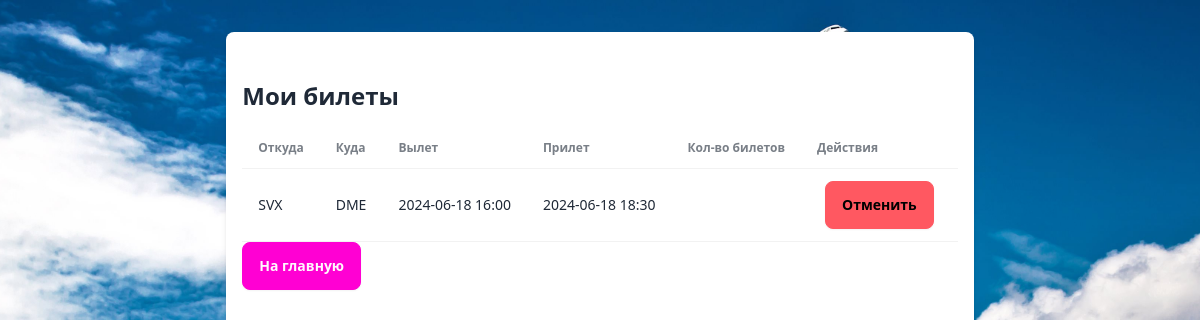
/bookings (signed in), run on an earlier commit of the app's database.
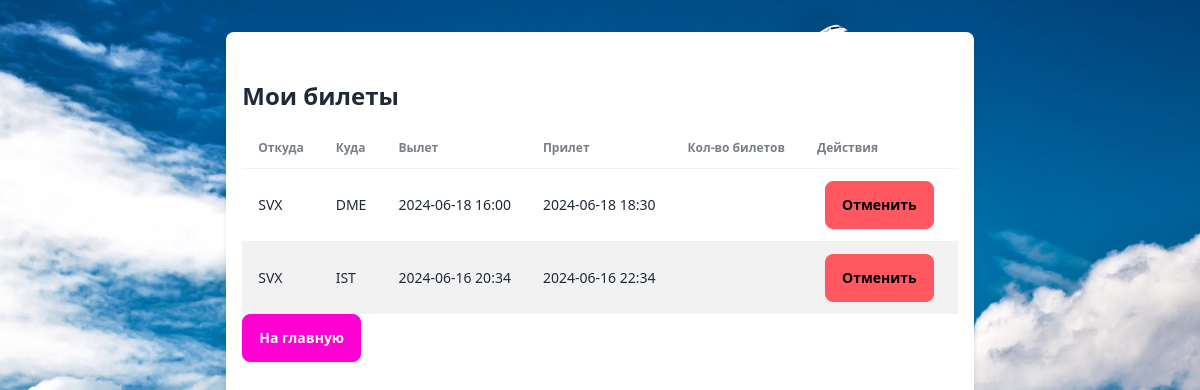
And on a later commit of the database.
### tables this page shows
CREATE TABLE booking (
    id INTEGER PRIMARY KEY AUTOINCREMENT,
    user_id INTEGER,
    flight_id INTEGER,
    booking_status INTEGER,
    tickets_count INTEGER,
    CONSTRAINT flight_fk FOREIGN KEY (flight_id)  REFERENCES flights (id),
    CONSTRAINT user_fk FOREIGN KEY (user_id)  REFERENCES users (id)
);

CREATE TABLE flights (
    id INTEGER PRIMARY KEY AUTOINCREMENT,
    from_airport TEXT,
    to_airport TEXT,
    departure DATETIME,
    arrival DATETIME,
    available_tickets INTEGER,
    CONSTRAINT from_airport_fk FOREIGN KEY (from_airport)  REFERENCES airports (code),
    CONSTRAINT to_airport_fk FOREIGN KEY (to_airport)  REFERENCES airports (code)
);

### server.py (the view)
@app.route('/bookings', methods=['GET'])
def view_bookings():
    username = request.cookies.get('username')
    if not username:
        return redirect(url_for('login'))
    db = get_db()
    user_id = get_user_id(db, username)
    if not user_id:
        return redirect(url_for('login'))
    cursor = db.execute("""
    SELECT f.from_airport, f.to_airport, f.departure, f.arrival, b.tickets_count, b.id
    FROM booking b
    JOIN flights f ON b.flight_id = f.id
    WHERE b.user_id = ? AND b.booking_status = 1
    """, (user_id,))
    bookings = cursor.fetchall()
    return render_template('bookings.html', bookings=bookings)

### server.py (called while the page is built)
def get_db():
    db = getattr(g, '_database', None)
    if db is None:
        db = g._database = sqlite3.connect(DATABASE)
    return db

@app.teardown_appcontext
def close_connection(exception):
    db = getattr(g, '_database', None)
    if db is not None:
        db.close()

def get_user_id(db, username):
    cursor = db.execute("SELECT id FROM users WHERE username = ?", (username,))
    result = cursor.fetchone()
    return result[0] if result else None # проверка на None

### templates/bookings.html (shortened to what this page needs)
{% extends 'base.html' %}
{% block content %}
<div class="container mx-auto mt-8">
    <h1 class="text-2xl font-bold mb-4">Мои билеты</h1>
    {% if bookings %}
    <div class="overflow-x-auto">
        <table class="table table-zebra w-full">
            <thead>
                <tr>
                    <th>Откуда</th>
                    <th>Куда</th>
                    <th>Вылет</th>
                    <th>Прилет</th>
                    <th>Кол-во билетов</th>
                    <th>Действия</th>
                </tr>
            </thead>
            <tbody>
                {% for booking in bookings %}
                <tr>
                    <td>{{ booking[0] }}</td>
                    <td>{{ booking[1] }}</td>
                    <td>{{ booking[2] }}</td>
                    <td>{{ booking[3] }}</td>
                    <td>{{ booking[4] }}</td>
                    <td>
                        <form action="{{ url_for('cancel_booking') }}" method="post" style="display:inline;">
                            <button type="submit" class="btn btn-error btn-secondary mx-2">Отменить</button>
                        </form>
                    </td>
                </tr>
                {% endfor %}
            </tbody>
        </table>
        <a href="{{ url_for('index') }}" class="btn btn-secondary mb-4">На главную</a>
    </div>
    {% else %}
    <p>У вас нет забронированных билетов.</p>
    <a href="{{ url_for('index') }}" class="btn btn-secondary mb-4">На главную</a>
    {% endif %}
</div>
{% endblock %}

### templates/base.html (shortened to what this page needs)
<!DOCTYPE html>
<html lang="en">
<head>
    <link href="https://cdn.jsdelivr.net/npm/daisyui@4.11.1/dist/full.min.css" rel="stylesheet" type="text/css" />
    <script src="https://cdn.tailwindcss.com"></script>
</head>
<body class="flex flex-col min-h-screen bg-cover bg-center" style="background-image: url({{ url_for('static', filename='images/background.jpg') }});">
    <main class="flex-grow mx-auto max-w-4xl p-4 bg-white shadow-md rounded-lg mt-8 mb-8">
        {% block content %}{% endblock %}
    </main>
</body>
</html>

What changed in the data, as far as the page shows it:
added booking: from_airport "SVX", to_airport "IST", departure "2024-06-16 20:34", arrival "2024-06-16 22:34"
